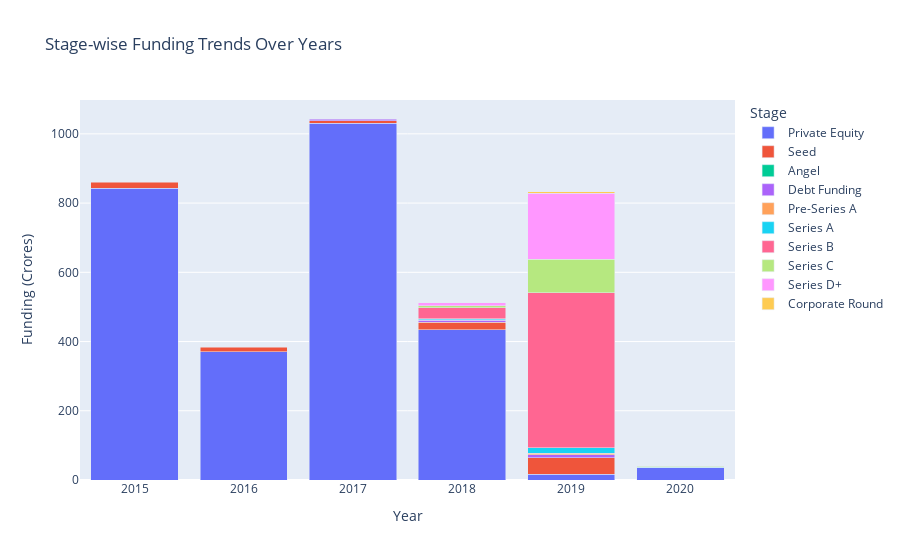

The code cell stored with this chart in its notebook:
### Code cell
# Stage progression over years
stage_year = df[df['Stage'] != 'Undisclosed'].groupby(['Year', 'Stage'])['Amount_Crores'].sum().reset_index()

fig = px.bar(stage_year, x='Year', y='Amount_Crores', color='Stage',
             title='Stage-wise Funding Trends Over Years',
             labels={'Amount_Crores': 'Funding (Crores)'},
             barmode='stack')
fig.write_html('../visuals/eda/stage_yearly_trends.html')
fig.show()

### Figure 1 — Plotly figure (JSON) as saved in the notebook; plotly's stock layout.template omitted (floating-point values rounded to 4 significant figures)
{"data": [{"hovertemplate": "Stage=Private Equity<br>Year=%{x}<br>Funding (Crores)=%{y}<extra></extra>", "legendgroup": "Private Equity", "marker": {"color": "#636efa", "pattern": {"shape": ""}}, "name": "Private Equity", "orientation": "v", "showlegend": true, "textposition": "auto", "type": "bar", "x": [2015.0, 2016.0, 2017.0, 2018.0, 2019.0, 2020.0], "xaxis": "x", "y": [843.6, 371.1, 1031.0, 434.1, 17.34, 35.0], "yaxis": "y"}, {"hovertemplate": "Stage=Seed<br>Year=%{x}<br>Funding (Crores)=%{y}<extra></extra>", "legendgroup": "Seed", "marker": {"color": "#EF553B", "pattern": {"shape": ""}}, "name": "Seed", "orientation": "v", "showlegend": true, "textposition": "auto", "type": "bar", "x": [2015.0, 2016.0, 2017.0, 2018.0, 2019.0, 2020.0], "xaxis": "x", "y": [16.13, 11.67, 7.416, 22.25, 47.41, 0.18], "yaxis": "y"}, {"hovertemplate": "Stage=Angel<br>Year=%{x}<br>Funding (Crores)=%{y}<extra></extra>", "legendgroup": "Angel", "marker": {"color": "#00cc96", "pattern": {"shape": ""}}, "name": "Angel", "orientation": "v", "showlegend": true, "textposition": "auto", "type": "bar", "x": [2017.0, 2019.0], "xaxis": "x", "y": [0.0, 0.04646], "yaxis": "y"}, {"hovertemplate": "Stage=Debt Funding<br>Year=%{x}<br>Funding (Crores)=%{y}<extra></extra>", "legendgroup": "Debt Funding", "marker": {"color": "#ab63fa", "pattern": {"shape": ""}}, "name": "Debt Funding", "orientation": "v", "showlegend": true, "textposition": "auto", "type": "bar", "x": [2017.0, 2018.0, 2019.0], "xaxis": "x", "y": [4.548, 5.739, 8.856], "yaxis": "y"}, {"hovertemplate": "Stage=Pre-Series A<br>Year=%{x}<br>Funding (Crores)=%{y}<extra></extra>", "legendgroup": "Pre-Series A", "marker": {"color": "#FFA15A", "pattern": {"shape": ""}}, "name": "Pre-Series A", "orientation": "v", "showlegend": true, "textposition": "auto", "type": "bar", "x": [2018.0, 2019.0, 2020.0], "xaxis": "x", "y": [0.5372, 3.6, 0.3], "yaxis": "y"}, {"hovertemplate": "Stage=Series A<br>Year=%{x}<br>Funding (Crores)=%{y}<extra></extra>", "legendgroup": "Series A", "marker": {"color": "#19d3f3", "pattern": {"shape": ""}}, "name": "Series A", "orientation": "v", "showlegend": true, "textposition": "auto", "type": "bar", "x": [2018.0, 2019.0, 2020.0], "xaxis": "x", "y": [3.79, 15.63, 0.9], "yaxis": "y"}, {"hovertemplate": "Stage=Series B<br>Year=%{x}<br>Funding (Crores)=%{y}<extra></extra>", "legendgroup": "Series B", "marker": {"color": "#FF6692", "pattern": {"shape": ""}}, "name": "Series B", "orientation": "v", "showlegend": true, "textposition": "auto", "type": "bar", "x": [2018.0, 2019.0, 2020.0], "xaxis": "x", "y": [30.9, 447.8, 1.836], "yaxis": "y"}, {"hovertemplate": "Stage=Series C<br>Year=%{x}<br>Funding (Crores)=%{y}<extra></extra>", "legendgroup": "Series C", "marker": {"color": "#B6E880", "pattern": {"shape": ""}}, "name": "Series C", "orientation": "v", "showlegend": true, "textposition": "auto", "type": "bar", "x": [2018.0, 2019.0, 2020.0], "xaxis": "x", "y": [6.2, 97.47, 0.8048], "yaxis": "y"}, {"hovertemplate": "Stage=Series D+<br>Year=%{x}<br>Funding (Crores)=%{y}<extra></extra>", "legendgroup": "Series D+", "marker": {"color": "#FF97FF", "pattern": {"shape": ""}}, "name": "Series D+", "orientation": "v", "showlegend": true, "textposition": "auto", "type": "bar", "x": [2018.0, 2019.0], "xaxis": "x", "y": [8.08, 190.6], "yaxis": "y"}, {"hovertemplate": "Stage=Corporate Round<br>Year=%{x}<br>Funding (Crores)=%{y}<extra></extra>", "legendgroup": "Corporate Round", "marker": {"color": "#FECB52", "pattern": {"shape": ""}}, "name": "Corporate Round", "orientation": "v", "showlegend": true, "textposition": "auto", "type": "bar", "x": [2019.0], "xaxis": "x", "y": [3.808], "yaxis": "y"}], "layout": {"barmode": "stack", "legend": {"title": {"text": "Stage"}, "tracegroupgap": 0}, "title": {"text": "Stage-wise Funding Trends Over Years"}, "xaxis": {"anchor": "y", "domain": [0, 1], "title": {"text": "Year"}}, "yaxis": {"anchor": "x", "domain": [0, 1], "title": {"text": "Funding (Crores)"}}}}
